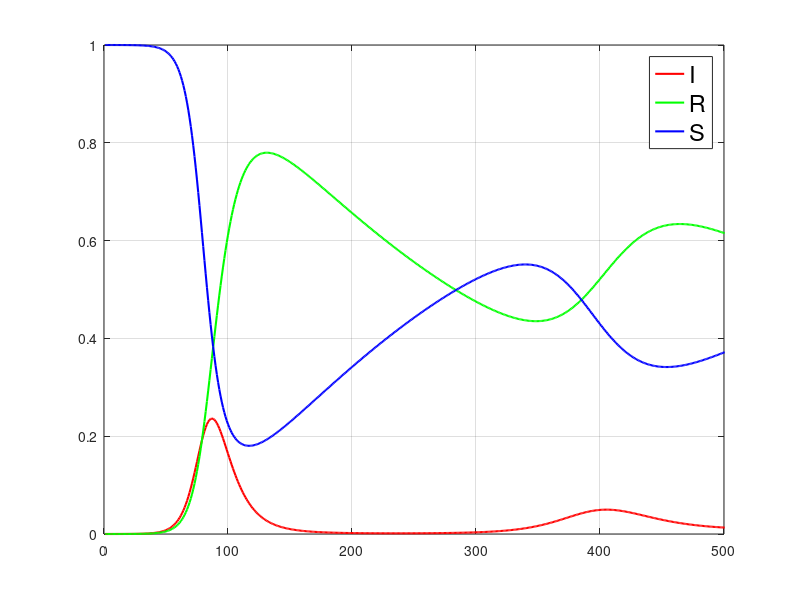
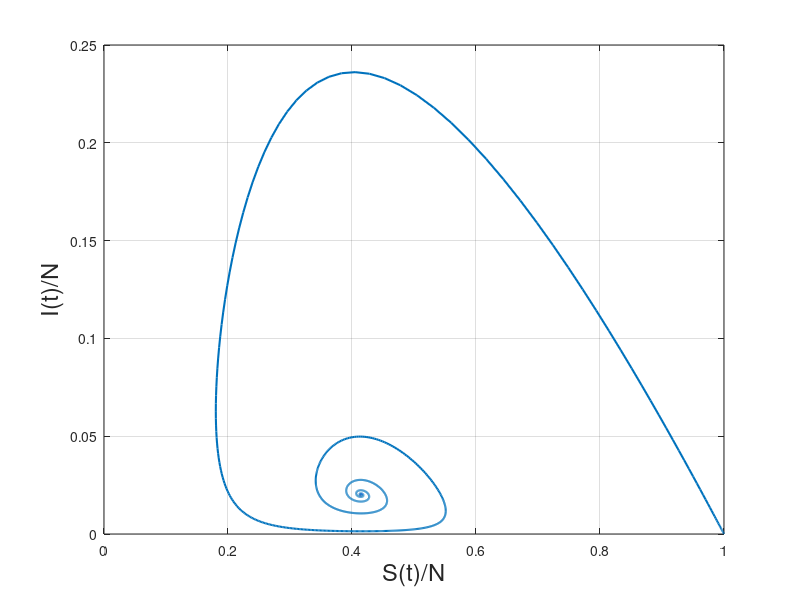
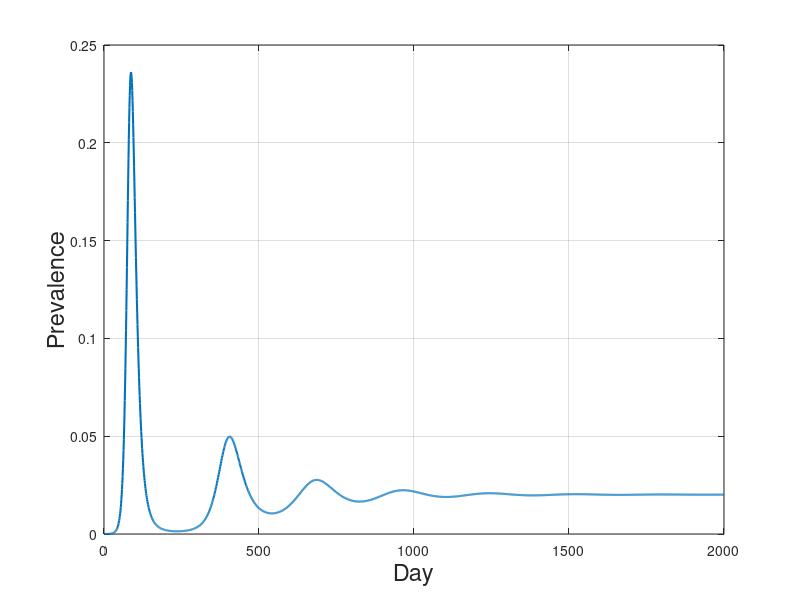
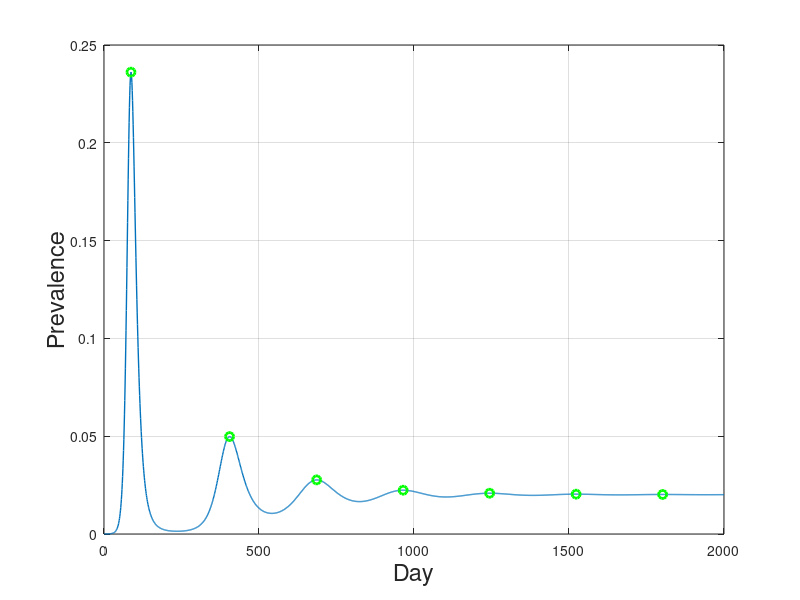

Recreate these plots in MATLAB, in order.
% In the SIR model we have 3 epidemiological classes: Susceptible, Infected and Removed individuals.
% SIR-mi.m - we are looking at a population with birth rate of mi.
clear all,close all
pkg load signal
dt=1;
N=10^6;			% The total population
beta=0.25;		% Number of contacts per day that are sufficient to spread the disease
gamma=1/10;		% Fraction of the infected group that will recover during any given day
I(1)=10;		% I(0) - initial number of infected individuals
S(1)=N-I(1);		% S(0) - initial number of susceptible individuals
mi=0.00356;		% birth rate and mortality rate 

% I(n) - number of infected individuals
% S(n) - number of susceptible individuals
for n=2:2000
	I(n) = I(n-1)+dt*I(n-1)*(beta*(S(n-1)/N)-gamma-mi);
    S(n) = S(n-1)+dt*(mi*N-beta*((S(n-1)*I(n-1))/N)-mi*S(n-1));
endfor

x=S/N;			% x - susceptible fraction of the population
y=I/N;			% y - infected fraction of the population
z=1-x-y;		% z - removed fraction of the population

vreme=1:1:2000;
figure 1, 
plot(vreme,y,"r","linewidth",1.5,vreme,z,"g","linewidth",1.5,vreme,x,"b","linewidth",1.5);
leg=legend("I","R","S")
set(leg,"fontsize",17)
axis([0 500 0 1])
grid on
hold on

figure 2,
plot(x,y,"linewidth",1.5);
xlabel('S(t)/N',"fontsize",17)
ylabel('I(t)/N',"fontsize",17)
grid on
hold on

figure 3,
plot(y,"linewidth",1.5);
xlabel('Day',"fontsize",17)
ylabel('Prevalence',"fontsize",17)
grid on
hold on

[pks,loc]=findpeaks(y);
[pk, ipk]=max(pks);
maxI=pk			% infected population at the peak of the epidemic
Tstar=loc(ipk)		% time where the epidemic reaches its peak
Rinf=z(end)		% removed population after the epidemic

disp([pks,loc])
figure 4,
plot(vreme,y,"linewidth",1,loc,pks,"go","linewidth",2);
xlabel('Day',"fontsize",17)
ylabel('Prevalence',"fontsize",17)
grid on
hold on
